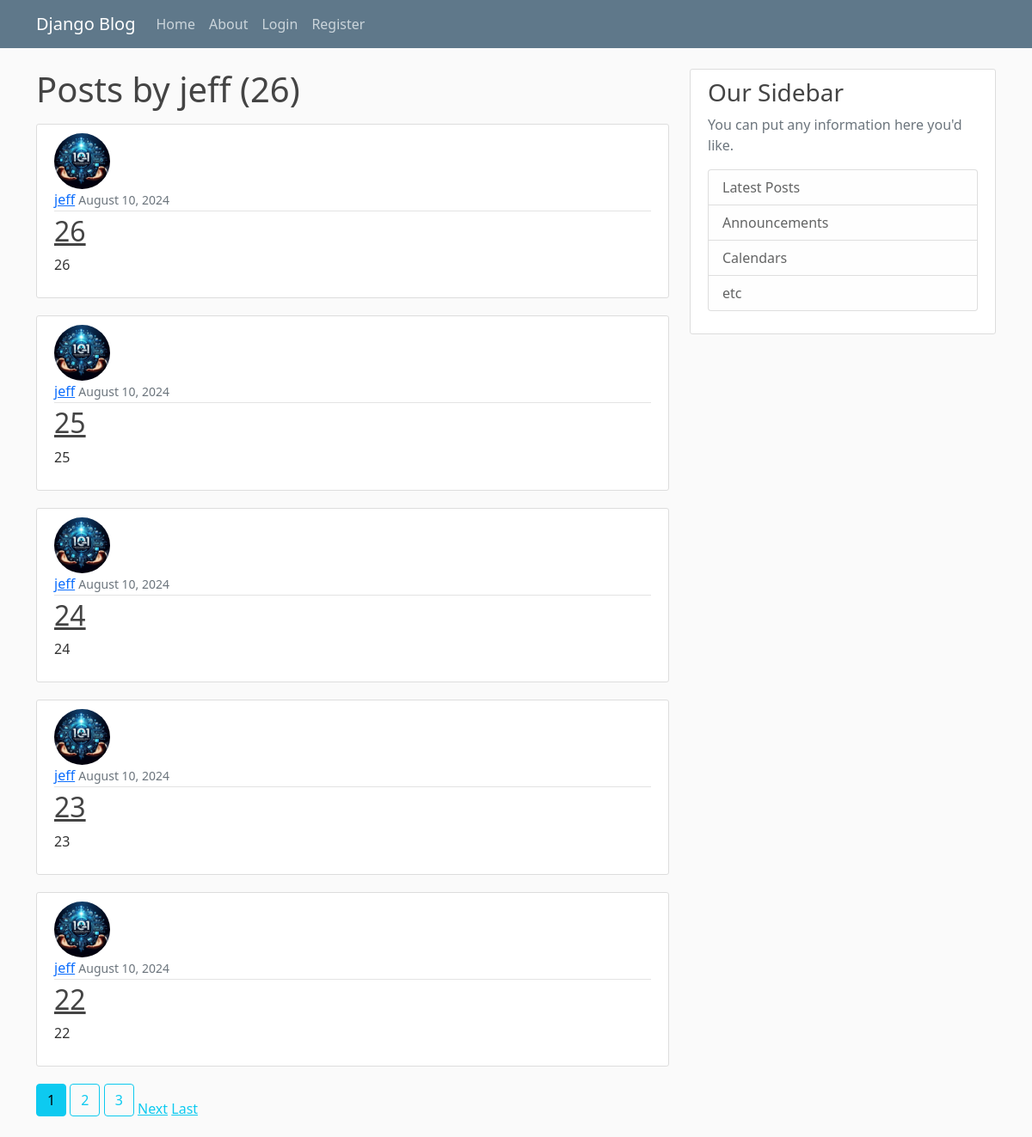
Screenshot of /user/jeff/ with the database file from the repository.
### blog/models.py (models this page shows, shortened)
class Post(models.Model):
    title = models.CharField(max_length=100)
    content = models.TextField()
    date_posted = models.DateTimeField(default=timezone.now)
    author = models.ForeignKey(User, on_delete=models.CASCADE)

### users/models.py (models this page shows, shortened)
class Profile(models.Model):
    user = models.OneToOneField(User, on_delete=models.CASCADE)
    image = models.ImageField(default='default.jpg', upload_to='profile_pics')

### blog/views.py (the view)
# urls.py: path('user/<str:username>/',UserPostListView.as_view(), name='user-posts'),
class UserPostListView(ListView):
    model = Post
    template_name = 'blog/user_posts.html' #<app>/<model>_<viewtype>.html
    context_object_name = 'posts'
    paginate_by = 5
    def get_queryset(self):
        user = get_object_or_404(User, username=self.kwargs.get('username'))
        return Post.objects.filter(author=user).order_by('-date_posted')

### blog/templates/blog/user_posts.html (shortened to what this page needs)
{% extends "blog/base.html" %}
{% block content %}
    <h1 class="mb-3"> Posts by {{ view.kwargs.username }} ({{ page_obj.paginator.count }})</h1>
    {% for post in posts %}
    <article class="media content-section">
      <img class="rounded-circle article-img" src="{{ post.author.profile.image.url }}">
        <div class="media-body">
          <div class="article-metadata">
            <a class="mr-2" href="{% url 'user-posts' post.author.username %}">{{ post.author }}</a>
            <small class="text-muted">{{ post.date_posted | date:"F d, Y " }}</small>
          </div>
          <h2><a class="article-title" href="{% url 'post-detail' post.id %}">{{ post.title }}</a></h2>
          <p class="article-content">{{ post.content }}</p>
        </div>
      </article>
    {% endfor %}
    {% if is_paginated %}
        {% for num in page_obj.paginator.page_range %}
          {% if page_obj.number == num %}
             <a class="btn btn-info mb-4" href="?page={{ num }}">{{ num }}</a>
            {% elif num > page_obj.number|add:'-3' and num < page_obj.number|add:'3'%}
             <a class="btn btn-outline-info mb-4" href="?page={{ num }}">{{ num }}</a>
            {% endif %}
        {% endfor %}
        {% if page_obj.has_next %}
        <a class="btn-outline-info mb-4" href="?page={{ page_obj.next_page_number }}">Next</a>
        <a class="btn-outline-info mb-4" href="?page={{ page_obj.paginator.num_pages }}">Last</a>
        {% endif %}
    {% endif %}
{% endblock content %}

### blog/static/blog/main.css (style rules this page uses)
body { background: #fafafa; color: #333333; margin-top: 5rem; }
h1, h2, h3, h4, h5, h6 { color: #444444; }
.content-section { background: #ffffff; padding: 10px 20px; border: 1px solid #dddddd; border-radius: 3px; margin-bottom: 20px; }
.article-title { color: #444444; }
.article-content { white-space: pre-line; }
.article-img { height: 65px; width: 65px; margin-right: 16px; }
.article-metadata { padding-bottom: 1px; margin-bottom: 4px; border-bottom: 1px solid #e3e3e3 }

### rows the page displays
Post: author.profile.image (placeholder picture), author "jeff", date_posted "August 10, 2024", title "26", content "26"
Post: author.profile.image (placeholder picture), author "jeff", date_posted "August 10, 2024", title "25", content "25"
Post: author.profile.image (placeholder picture), author "jeff", date_posted "August 10, 2024", title "24", content "24"
Post: author.profile.image (placeholder picture), author "jeff", date_posted "August 10, 2024", title "23", content "23"
Post: author.profile.image (placeholder picture), author "jeff", date_posted "August 10, 2024", title "22", content "22"

### other values shown
{{ view.kwargs.username }} "jeff"
{{ page_obj.paginator.count }} "26"
{{ num }} "1"
{{ num }} "2" "3"
